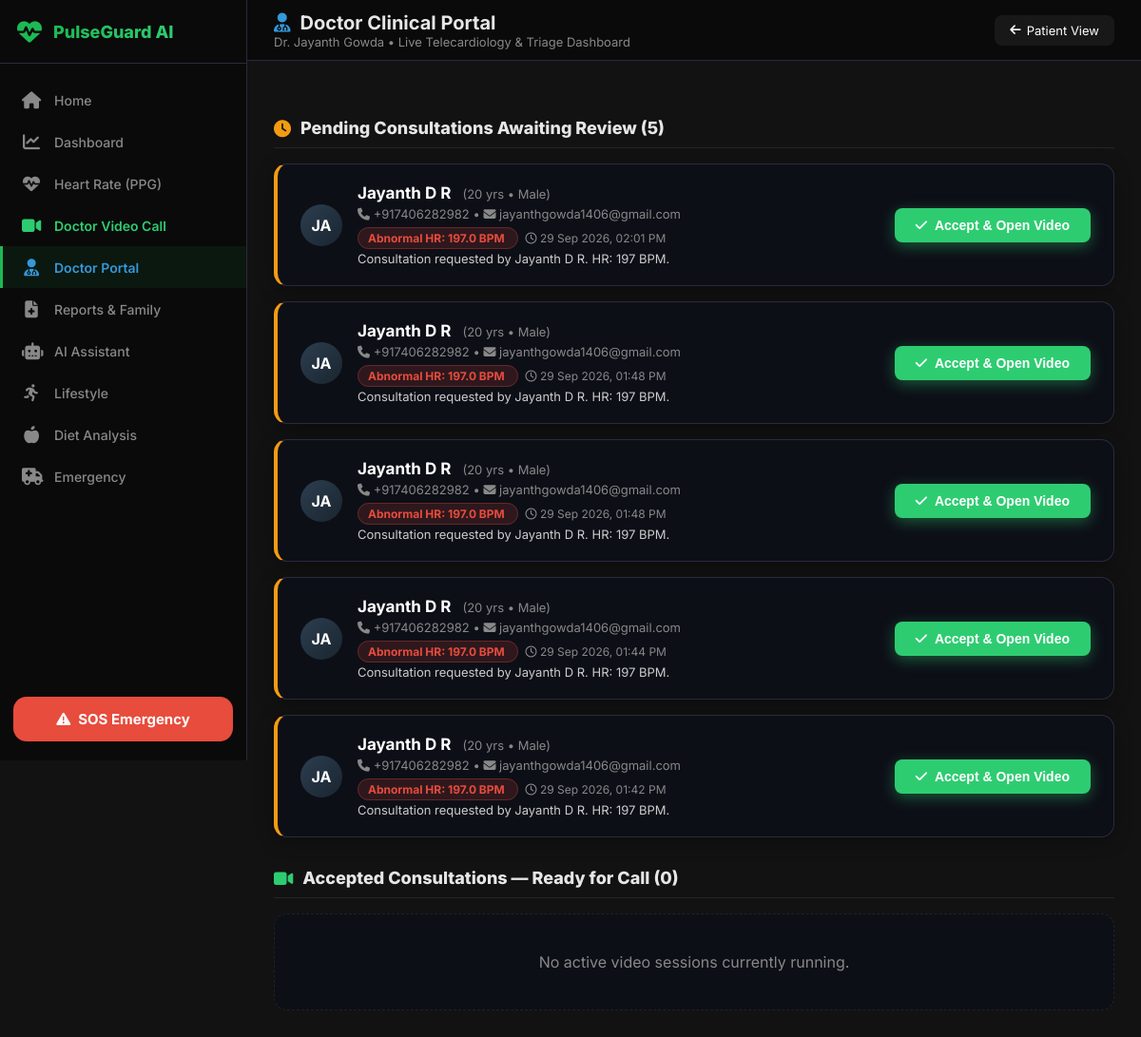
Before: /doctor with the older database file.
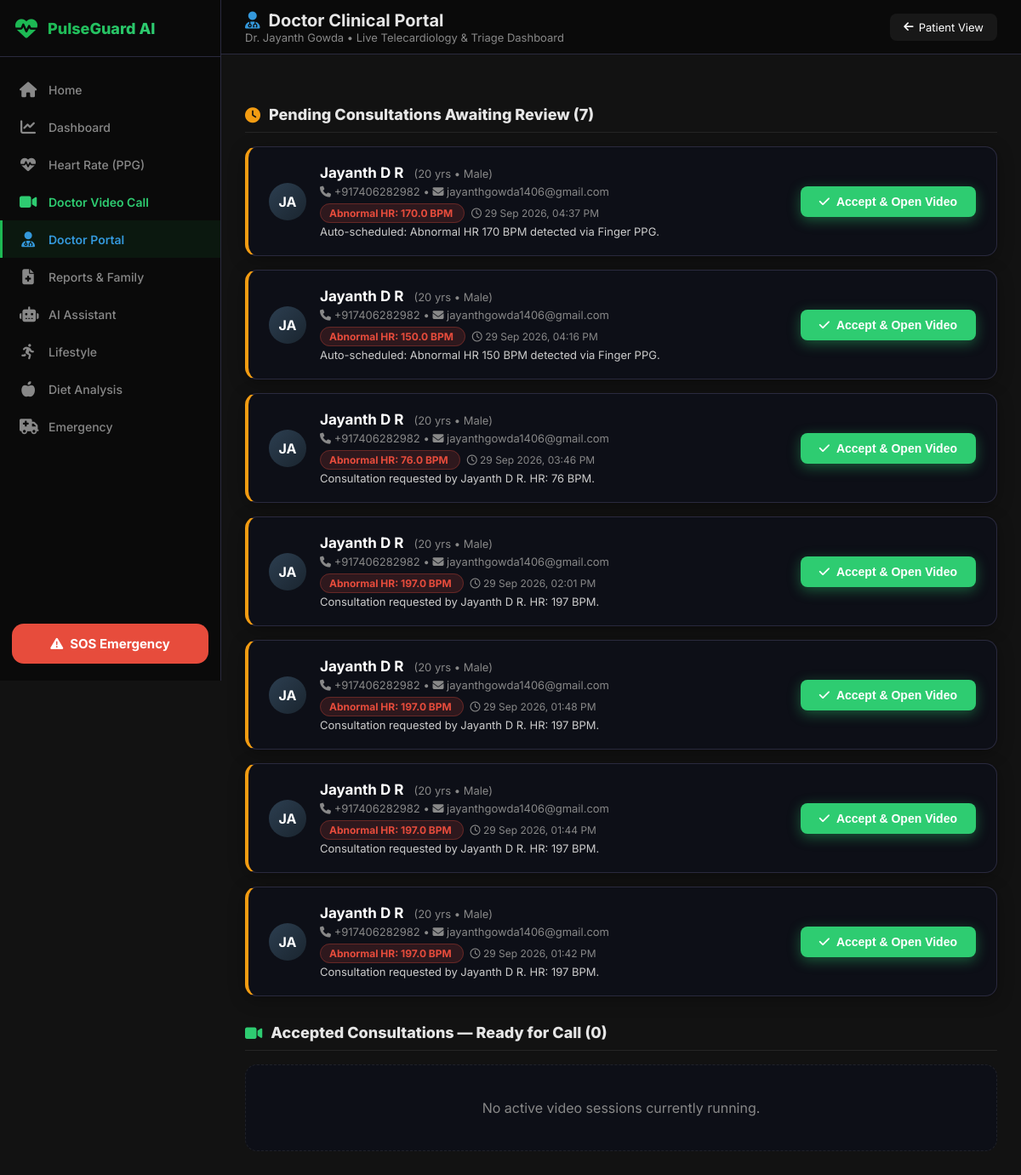
After: the same page with the newer database file.
### app.py (models this page shows)
class DoctorAppointment(db.Model):
    id = db.Column(db.Integer, primary_key=True)
    user_id = db.Column(db.Integer, db.ForeignKey('user.id'), nullable=False)
    created_at = db.Column(db.DateTime, default=datetime.datetime.utcnow)
    trigger_bpm = db.Column(db.Float)
    status = db.Column(db.String(20), default='pending')  # pending, accepted, completed, cancelled
    doctor_name = db.Column(db.String(100), default='Dr. Ramesh Kumar')
    room_id = db.Column(db.String(50))
    notes = db.Column(db.Text)
    patient = db.relationship('User', backref='appointments')

class User(db.Model, UserMixin):
    id = db.Column(db.Integer, primary_key=True)
    full_name = db.Column(db.String(100), nullable=False)
    phone = db.Column(db.String(20), nullable=False, unique=True)
    email = db.Column(db.String(120), nullable=False, unique=True)
    password = db.Column(db.String(60), nullable=False)
    age = db.Column(db.Integer)
    gender = db.Column(db.String(20))
    health_info = db.Column(db.Text)
    baseline_hr = db.Column(db.Float, default=70.0)
    relative_name = db.Column(db.String(100))
    relative_phone = db.Column(db.String(20))
    relative_email = db.Column(db.String(120))
    relative_relation = db.Column(db.String(50))
    measurements = db.relationship('HealthMeasurement', backref='user', lazy=True)
    reports = db.relationship('Report', backref='user', lazy=True)
    symptoms = db.relationship('SymptomLog', backref='user', lazy=True)

### app.py (the view)
@app.route('/doctor')
def doctor_dashboard():
    pending = DoctorAppointment.query.filter_by(status='pending').order_by(DoctorAppointment.created_at.desc()).all()
    accepted = DoctorAppointment.query.filter_by(status='accepted').order_by(DoctorAppointment.created_at.desc()).all()
    return render_template('doctor_dashboard.html', pending=pending, accepted=accepted)

### templates/doctor_dashboard.html (shortened to what the changed rows need)
<!DOCTYPE html>
<html lang="en" data-theme="dark">
<head>
  <link rel="stylesheet" href="https://cdnjs.cloudflare.com/ajax/libs/font-awesome/6.4.0/css/all.min.css" />
  <link rel="stylesheet" href="/static/pulseguard.css" />
</head>
<body>
  <main class="pg-main">
    <header class="pg-header">
      <div>
        <h1 style="display:flex; align-items:center; gap:10px;">
          <i class="fas fa-user-md" style="color:#3498db;"></i> Doctor Clinical Portal
        </h1>
      </div>
    </header>
    <div class="pg-content">
      <div class="section-label">
        <i class="fas fa-clock" style="color: #f39c12;"></i> Pending Consultations Awaiting Review ({{ pending | length }})
      </div>
      {% if pending %}
        {% for a in pending %}
        <div class="doc-card" style="border-left: 4px solid #f39c12;">
          <div style="display: flex; justify-content: space-between; align-items: center; flex-wrap: wrap; gap: 16px;">
            <div style="display:flex; align-items:center; gap:16px;">
              <div class="patient-avatar">
                {{ a.patient.full_name[:2].upper() }}
              </div>
              <div>
                <div style="font-weight: 700; font-size: 17px; color:#fff;">
                  {{ a.patient.full_name }}
                  <span style="font-size: 13px; font-weight: normal; color: var(--muted); margin-left: 8px;">
                    ({{ a.patient.age }} yrs &bull; {{ a.patient.gender }})
                  </span>
                </div>
                <div style="font-size: 13px; color: var(--muted); margin-top: 4px;">
                  <i class="fas fa-phone"></i> {{ a.patient.phone }} &bull; <i class="fas fa-envelope"></i> {{ a.patient.email }}
                </div>
                <div style="font-size: 14px; margin-top: 8px;">
                  <span style="background: rgba(231,76,60,0.15); color: #e74c3c; border: 1px solid rgba(231,76,60,0.3); padding: 3px 10px; border-radius: 12px; font-weight: 700; font-size: 12px;">
                    Abnormal HR: {{ a.trigger_bpm | round }} BPM
                  </span>
                  <span style="font-size: 12px; color: var(--muted); margin-left: 8px;">
                    <i class="far fa-clock"></i> {{ a.created_at.strftime('%d %b %Y, %I:%M %p') }}
                  </span>
                </div>
                <div style="font-size: 13px; color: #ccc; margin-top: 6px;">{{ a.notes }}</div>
              </div>
            </div>
            <div>
              <button class="accept-btn" onclick="acceptAppt({{ a.id }})">
                <i class="fas fa-check"></i> Accept & Open Video
              </button>
            </div>
          </div>
        </div>
        {% endfor %}
      {% endif %}
      <div class="section-label">
        <i class="fas fa-video" style="color: #2ecc71;"></i> Accepted Consultations — Ready for Call ({{ accepted | length }})
      </div>
      {% if accepted %}
        {% for a in accepted %}
        <div class="doc-card" style="border-left: 4px solid #2ecc71;">
          <div style="display: flex; justify-content: space-between; align-items: center; flex-wrap: wrap; gap: 16px;">
            <div style="display:flex; align-items:center; gap:16px;">
              <div class="patient-avatar" style="background:linear-gradient(135deg, #1b4d3e, #0e2a22);">
                {{ a.patient.full_name[:2].upper() }}
              </div>
              <div>
                <div style="font-weight: 700; font-size: 17px; color:#fff;">
                  {{ a.patient.full_name }}
                  <span style="background:rgba(46,204,113,0.15); color:#2ecc71; font-size:11px; font-weight:800; padding:2px 8px; border-radius:10px; margin-left:8px;">ACTIVE</span>
                </div>
                <div style="font-size: 13px; color: var(--muted); margin-top: 4px;">
                  Heart Rate: <strong style="color: #e74c3c;">{{ a.trigger_bpm | round }} BPM</strong> &bull; Accepted on {{ a.created_at.strftime('%I:%M %p') }}
                </div>
              </div>
            </div>
            <div>
              <a href="/videochat/{{ a.room_id }}?role=doctor" class="join-btn">
                <i class="fas fa-video"></i> Join Live Video Call
              </a>
            </div>
          </div>
        </div>
        {% endfor %}
      {% else %}
        <div style="text-align: center; padding: 40px; color: var(--muted); background: var(--card-bg, #0d0f17); border-radius: 14px; border: 1px dashed rgba(255,255,255,0.08);">
          No active video sessions currently running.
        </div>
      {% endif %}
    </div>
  </main>
</body>
</html>

Changed rows visible on the page:
no longer on this page (row edited): DoctorAppointment: patient "JA", patient.full_name "Jayanth D R", patient.age "20", patient.gender "Male", patient.phone "+917406282982", patient.email "jayanthgowda1406@gmail.com", trigger_bpm "197.0", created_at "29 Sep 2026, 01:48 PM", notes "Consultation requested by Jayanth D R. HR: 197 BPM."
added DoctorAppointment: patient "JA", patient.full_name "Jayanth D R", patient.age "20", patient.gender "Male", patient.phone "+917406282982", patient.email "jayanthgowda1406@gmail.com", trigger_bpm "170.0", created_at "29 Sep 2026, 04:37 PM", notes "Auto-scheduled: Abnormal HR 170 BPM detected via Finger PPG."
added DoctorAppointment: patient "JA", patient.full_name "Jayanth D R", patient.age "20", patient.gender "Male", patient.phone "+917406282982", patient.email "jayanthgowda1406@gmail.com", trigger_bpm "150.0", created_at "29 Sep 2026, 04:16 PM", notes "Auto-scheduled: Abnormal HR 150 BPM detected via Finger PPG."
added DoctorAppointment: patient "JA", patient.full_name "Jayanth D R", patient.age "20", patient.gender "Male", patient.phone "+917406282982", patient.email "jayanthgowda1406@gmail.com", trigger_bpm "76.0", created_at "29 Sep 2026, 03:46 PM", notes "Consultation requested by Jayanth D R. HR: 76 BPM."
Other visible differences:
{{ pending | length }}: "5" → "7"
